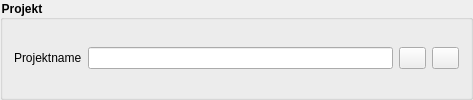
        <widget class="QGroupBox" name="groupBox_5">
         <property name="styleSheet">
          <string notr="true">QGroupBox
{	font-weight: bold;
}</string>
         </property>
         <property name="title">
          <string>Projekt</string>
         </property>
         <layout class="QGridLayout" name="gridLayout">
          <item row="0" column="0">
           <widget class="QLabel" name="label_7">
            <property name="text">
             <string>Projektname</string>
            </property>
           </widget>
          </item>
          <item row="0" column="2">
           <widget class="QLineEdit" name="fieldProjName">
            <property name="sizePolicy">
             <sizepolicy hsizetype="MinimumExpanding" vsizetype="Fixed">
              <horstretch>0</horstretch>
              <verstretch>0</verstretch>
             </sizepolicy>
            </property>
            <property name="minimumSize">
             <size>
              <width>305</width>
              <height>0</height>
             </size>
            </property>
           </widget>
          </item>
          <item row="0" column="4">
           <widget class="QPushButton" name="buttonSavePr">
            <property name="sizePolicy">
             <sizepolicy hsizetype="Minimum" vsizetype="Fixed">
              <horstretch>0</horstretch>
              <verstretch>0</verstretch>
             </sizepolicy>
            </property>
            <property name="maximumSize">
             <size>
              <width>27</width>
              <height>27</height>
             </size>
            </property>
            <property name="toolTip">
             <string>Einstellungen in Textdatei abspeichern</string>
            </property>
            <property name="text">
             <string/>
            </property>
            <property name="icon">
             <iconset>
              <normaloff>icons/icon_save.png</normaloff>icons/icon_save.png</iconset>
            </property>
            <property name="iconSize">
             <size>
              <width>24</width>
              <height>24</height>
             </size>
            </property>
            <property name="autoDefault">
             <bool>false</bool>
            </property>
           </widget>
          </item>
          <item row="0" column="5">
           <widget class="QPushButton" name="buttonOpenPr">
            <property name="sizePolicy">
             <sizepolicy hsizetype="Minimum" vsizetype="Fixed">
              <horstretch>0</horstretch>
              <verstretch>0</verstretch>
             </sizepolicy>
            </property>
            <property name="maximumSize">
             <size>
              <width>27</width>
              <height>27</height>
             </size>
            </property>
            <property name="toolTip">
             <string>Projekteinstellungen aus Textdatei laden</string>
            </property>
            <property name="text">
             <string/>
            </property>
            <property name="icon">
             <iconset>
              <normaloff>icons/icon_open.png</normaloff>icons/icon_open.png</iconset>
            </property>
            <property name="iconSize">
             <size>
              <width>24</width>
              <height>24</height>
             </size>
            </property>
            <property name="autoDefault">
             <bool>false</bool>
            </property>
           </widget>
          </item>
         </layout>
        </widget>
